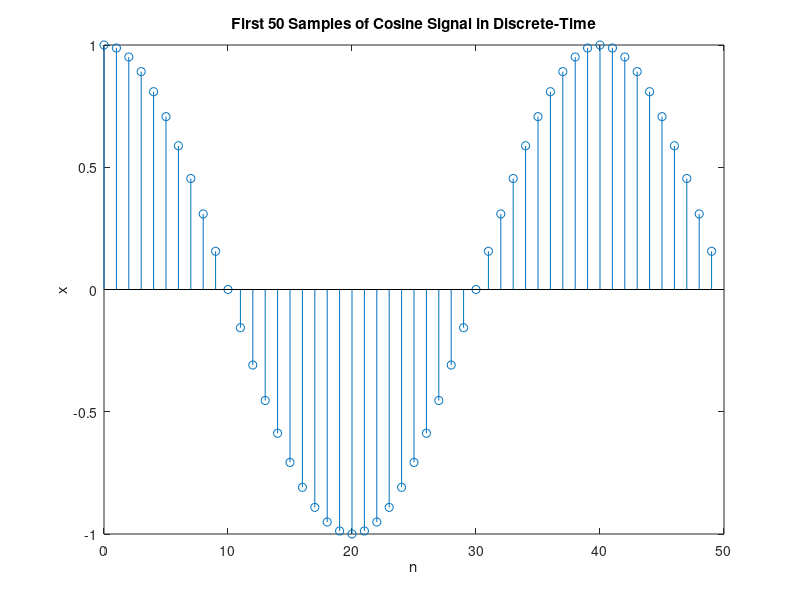
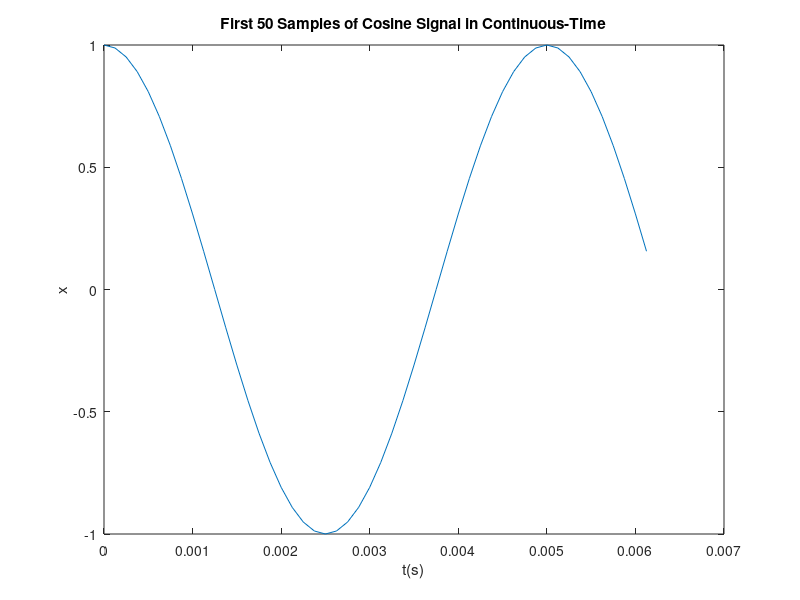

These charts were generated, in order, by the following MATLAB code: (Note: this script raises an error after producing the figures.)
close all; clear all; clc

% ---- problem 1 ----

% Generate a 5 second cosine of frequency 200 Hz assuming an 8kHz
% sampling rate
Fs = 8000;
Fo = 200;
t = 0:1/Fs:5;
x = cos(200.*t);

% First 50 samples using a stem plot with integer times
figure;
n = 0:49;
t_50 = 0:1/Fs:49/Fs;
x_50 = cos(2*pi*Fo.*t_50);
stem(n, x_50);
title('First 50 Samples of Cosine Signal in Discrete-Time');
xlabel('n');
ylabel('x');

% First 50 samples using regular plot function with the C.T.
figure;
plot(t_50, x_50);
title('First 50 Samples of Cosine Signal in Continuous-Time');
xlabel('t(s)');
ylabel('x');

% Wave file generated with cosine function
audiowrite('cosine.wav',x,Fs);
[x,Fs] = audioread('cosine.wav');
sound(x, Fs);


% ---- problem 2 ----

% read the audio file and get the sample frequency
[y,Fs] = audioread('cat.wav');

% play the sound
% sound(y, Fs);

% First 50 samples using a stem plot with integer times
figure;
y_50 = y(1:50);
stem(n, y_50);
title('First 50 Samples of cat.wav in Discrete-Time');
xlabel('n');
ylabel('y');

% First 50 samples using regular plot function with the C.T.
figure;
plot(t_50, y_50);
title('First 50 Samples of cat.wav in Continuous-Time');
xlabel('t(s)');
ylabel('y');


% ---- problem 3 ----

% change the scale of each signal in order to change the loundness
[y,Fs] = audioread('cat.wav');
y_1 = y;
y_2 = 4*y;
y_3 = 0.1*y;
y_4 = zeros(200, 1);

% cascade the different versions of the signal to create the mymeows
ynew = [y_1;y_4;y_2;y_4;y_3;y_4;y_1];

% save mymeows into a audio file and read it
filename = 'mymeows.wav';
audiowrite(filename,ynew,Fs);
[x,Fs] = audioread(filename);
t = (0:length(x) - 1) * (1/Fs);

% play the sound of mymeous.wav
sound(x, Fs);

% plot the waveform of mymeows signal
figure;
plot(t, x);
title('Plot of mymeows.wav in Continuous-Time');
xlabel('t(s)');
ylabel('x');














